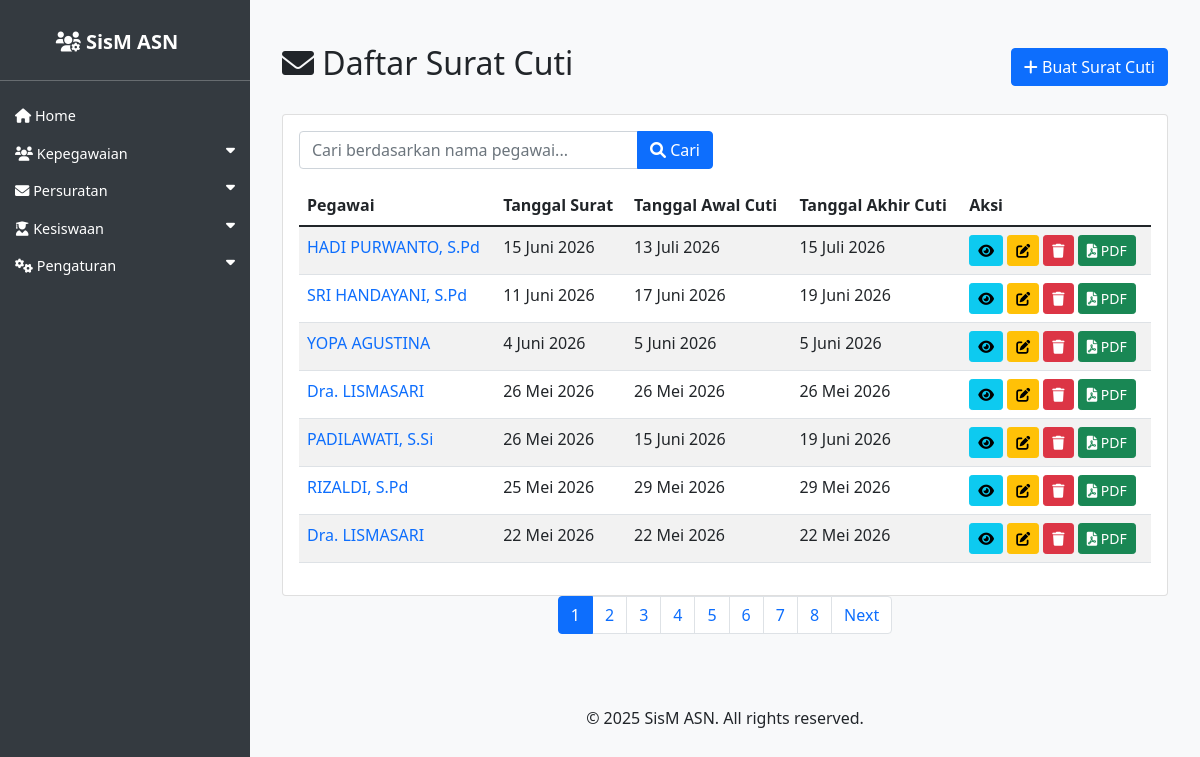
/asn/surat_cuti/, run on an earlier commit of the app's database.
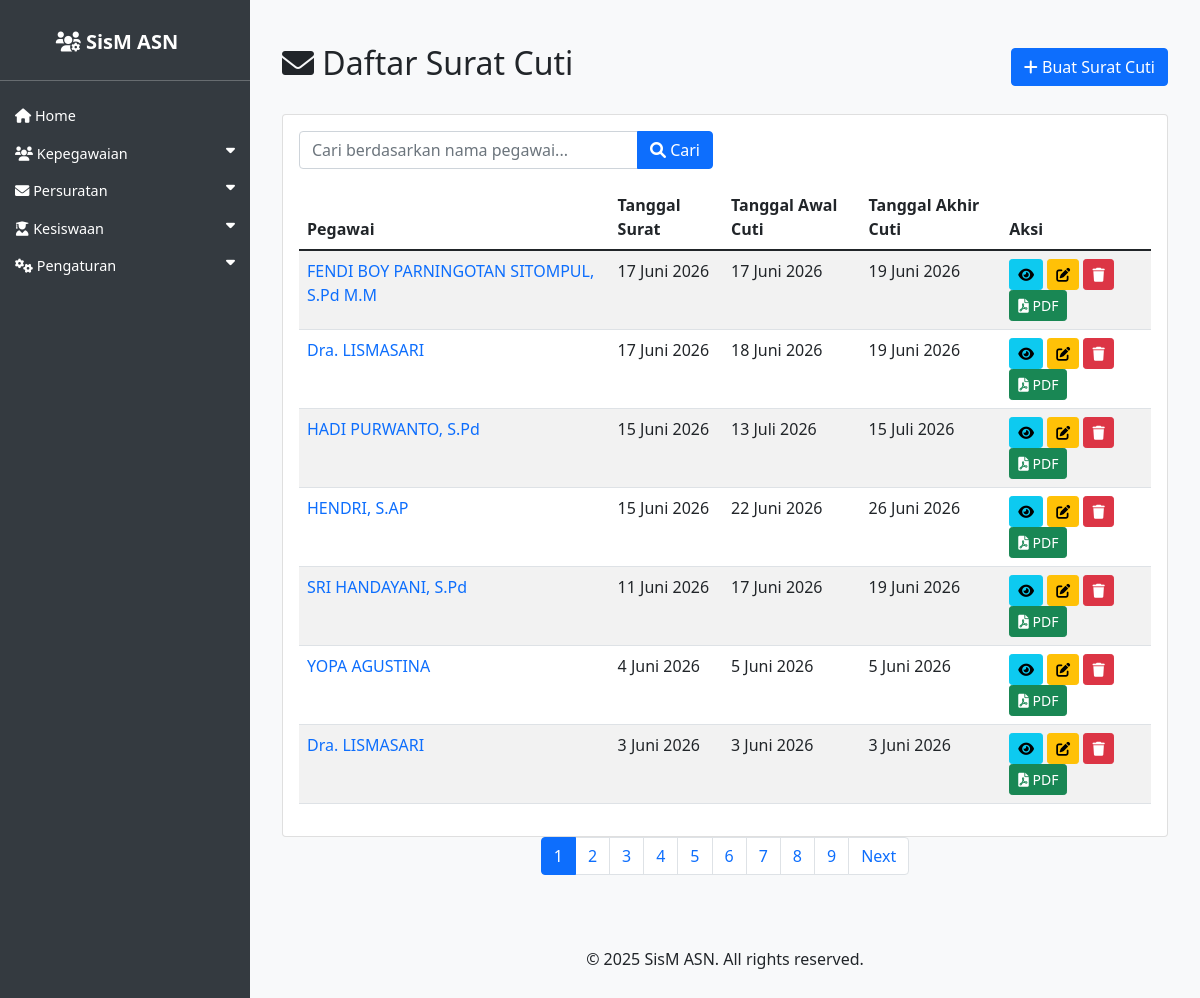
And on a later commit of the database.
### asn_app/models.py (models this page shows, shortened)
class SuratCuti(models.Model):
    JENIS_CUTI_CHOICES = [
        ('Cuti Tahunan', 'Cuti Tahunan'),
        ('Cuti Sakit', 'Cuti Sakit'),
        ('Cuti Alasan Penting', 'Cuti Alasan Penting'),
        ('Cuti Diluar Tanggungan Negara', 'Cuti Diluar Tanggungan Negara'),
        ('Cuti Melahirkan', 'Cuti Melahirkan'),
        ('Cuti Besar', 'Cuti Besar'),
    ]
    tempat_ditetapkan = models.CharField(max_length=100, verbose_name='Tempat Ditetapkan')
    tanggal_surat = models.DateField(verbose_name='Tanggal Surat')
    nomor_surat = models.CharField(max_length=100, blank=True, null=True, verbose_name='Nomor Surat')
    sifat_surat = models.CharField(max_length=100, blank=True, null=True, verbose_name='Sifat Surat')
    lampiran_surat = models.CharField(max_length=100, blank=True, null=True, verbose_name='Lampiran Surat')
    perihal_surat = models.CharField(max_length=255, blank=True, null=True, verbose_name='Perihal Surat')
    tujuan_surat = models.CharField(max_length=200, verbose_name='Tujuan Surat')
    jenis_cuti = models.CharField(max_length=50, choices=JENIS_CUTI_CHOICES, default='Cuti Tahunan', verbose_name='Jenis Cuti')
    pegawai = models.ForeignKey(ASN, on_delete=models.CASCADE, related_name='surat_cuti_pegawai', verbose_name='Pegawai')
    tanggal_awal = models.DateField(verbose_name='Tanggal Awal Cuti')
    tanggal_akhir = models.DateField(verbose_name='Tanggal Akhir Cuti')
    alasan_cuti = models.TextField(blank=True, null=True, verbose_name='Alasan Cuti')
    penandatangan = models.ForeignKey(ASN, on_delete=models.SET_NULL, null=True, blank=True, related_name='surat_cuti_penandatangan', verbose_name='Penandatangan')
    kop_surat = models.ForeignKey(KopSurat, on_delete=models.SET_NULL, null=True, blank=True, verbose_name='Kop Surat')
    created_at = models.DateTimeField(auto_now_add=True)
    updated_at = models.DateTimeField(auto_now=True)
    class Meta:
        verbose_name_plural = "Surat Cuti"
        ordering = ['-tanggal_surat']

class ASN(models.Model):
    JENIS_KELAMIN_CHOICES = [
        ('L', 'Laki-laki'),
        ('P', 'Perempuan'),
    ]
    AGAMA_CHOICES = [
        ('ISLAM', 'Islam'),
        ('KRISTEN', 'Kristen'),
        ('KATOLIK', 'Katolik'),
        ('HINDU', 'Hindu'),
        ('BUDDHA', 'Buddha'),
        ('KONGHUCU', 'Konghucu'),
    ]
    nip = models.CharField(max_length=18, unique=True, null=True, blank=True)
    nama = models.CharField(max_length=100)
    tempat_lahir = models.CharField(max_length=50)
    tanggal_lahir = models.DateField()
    jenis_kelamin = models.CharField(max_length=1, choices=JENIS_KELAMIN_CHOICES)
    agama = models.CharField(max_length=10, choices=AGAMA_CHOICES)
    alamat = models.TextField()
    email = models.EmailField()
    telepon = models.CharField(max_length=15)
    jabatan = models.CharField(max_length=100)
    pangkat = models.CharField(max_length=50, null=True, blank=True)
    golongan = models.CharField(max_length=5, null=True, blank=True)
    nama_istri_suami = models.CharField(max_length=100, blank=True, null=True, verbose_name='Nama Istri/Suami')
    unit_kerja = models.CharField(max_length=100)
    foto = models.ImageField(upload_to='asn_fotos/', blank=True, null=True)
    created_at = models.DateTimeField(auto_now_add=True)
    updated_at = models.DateTimeField(auto_now=True)

### asn_app/views.py (the view)
# urls.py: path('surat_cuti/', views.SuratCutiListView.as_view(), name='surat_cuti_list'),
class SuratCutiListView(ListView):
    model = SuratCuti
    template_name = 'asn_app/surat_cuti_list.html'
    context_object_name = 'surat_cuti_list'
    paginate_by = 7
    def get_queryset(self):
        queryset = super().get_queryset()
        search_query = self.request.GET.get('nama', '')
        if search_query:
            queryset = queryset.filter(pegawai__nama__icontains=search_query)
        return queryset

### asn_app/templates/asn_app/surat_cuti_list.html (shortened to what the changed rows need)
{% extends 'asn_app/base.html' %}
{% load indonesian_date_tags %}
{% block content %}
<div class="container mt-4">
    <div class="d-flex justify-content-between align-items-center mb-4">
        <h2><i class="fas fa-envelope"></i> Daftar Surat Cuti</h2>
    </div>
    <div class="card">
        <div class="card-body">
            <div class="table-responsive">
                <table class="table table-striped">
                    <thead>
                        <tr>
                            <th>Pegawai</th>
                            <th>Tanggal Surat</th>
                            <th>Tanggal Awal Cuti</th>
                            <th>Tanggal Akhir Cuti</th>
                            <th>Aksi</th>
                        </tr>
                    </thead>
                    <tbody>
                        {% for surat_cuti in surat_cuti_list %}
                        <tr>
                            <td>
                                <a href="{% url 'laporan_cuti_pdf' surat_cuti.pegawai.pk %}" target="_blank" class="text-decoration-none">
                                    {{ surat_cuti.pegawai.nama }}
                                </a>
                            </td>
                            <td>{{ surat_cuti.tanggal_surat|indonesian_date:"%d %B %Y" }}</td>
                            <td>{{ surat_cuti.tanggal_awal|indonesian_date:"%d %B %Y" }}</td>
                            <td>{{ surat_cuti.tanggal_akhir|indonesian_date:"%d %B %Y" }}</td>
                            <td>
                                <a href="{% url 'surat_cuti_detail' surat_cuti.pk %}" class="btn btn-sm btn-info">
                                    <i class="fas fa-eye"></i>
                                </a>
                                <a href="{% url 'surat_cuti_update' surat_cuti.pk %}" class="btn btn-sm btn-warning">
                                    <i class="fas fa-edit"></i>
                                </a>
                                <a href="{% url 'surat_cuti_delete' surat_cuti.pk %}" class="btn btn-sm btn-danger">
                                    <i class="fas fa-trash"></i>
                                </a>
                                <a href="{% url 'surat_cuti_export_pdf' surat_cuti.pk %}" class="btn btn-sm btn-success" target="_blank">
                                    <i class="fas fa-file-pdf"></i> PDF
                                </a>
                            </td>
                        </tr>
                        {% endfor %}
                    </tbody>
                </table>
            </div>
        </div>
    </div>
    {% if is_paginated %}
    <nav aria-label="Page navigation">
        <ul class="pagination justify-content-center">
            {% for num in page_obj.paginator.page_range %}
                <li class="page-item {% if page_obj.number == num %}active{% endif %}">
                    <a class="page-link" href="?page={{ num }}{% if request.GET.nama %}&nama={{ request.GET.nama }}{% endif %}">{{ num }}</a>
                </li>
            {% endfor %}
        </ul>
    </nav>
    {% endif %}
</div>
{% endblock %}

What changed in the data, as far as the page shows it:
no longer on this page (row unchanged): SuratCuti: pegawai.nama "Dra. LISMASARI", tanggal_surat|indonesian_date "26 Mei 2026", tanggal_awal|indonesian_date "26 Mei 2026", tanggal_akhir|indonesian_date "26 Mei 2026"
no longer on this page (row unchanged): SuratCuti: pegawai.nama "PADILAWATI, S.Si", tanggal_surat|indonesian_date "26 Mei 2026", tanggal_awal|indonesian_date "15 Juni 2026", tanggal_akhir|indonesian_date "19 Juni 2026"
no longer on this page (row unchanged): SuratCuti: pegawai.nama "RIZALDI, S.Pd", tanggal_surat|indonesian_date "25 Mei 2026", tanggal_awal|indonesian_date "29 Mei 2026", tanggal_akhir|indonesian_date "29 Mei 2026"
no longer on this page (row unchanged): SuratCuti: pegawai.nama "Dra. LISMASARI", tanggal_surat|indonesian_date "22 Mei 2026", tanggal_awal|indonesian_date "22 Mei 2026", tanggal_akhir|indonesian_date "22 Mei 2026"
added SuratCuti: pegawai.nama "FENDI BOY PARNINGOTAN SITOMPUL, S.Pd M.M", tanggal_surat|indonesian_date "17 Juni 2026", tanggal_awal|indonesian_date "17 Juni 2026", tanggal_akhir|indonesian_date "19 Juni 2026"
added SuratCuti: pegawai.nama "Dra. LISMASARI", tanggal_surat|indonesian_date "17 Juni 2026", tanggal_awal|indonesian_date "18 Juni 2026", tanggal_akhir|indonesian_date "19 Juni 2026"
added SuratCuti: pegawai.nama "HENDRI, S.AP", tanggal_surat|indonesian_date "15 Juni 2026", tanggal_awal|indonesian_date "22 Juni 2026", tanggal_akhir|indonesian_date "26 Juni 2026"
added SuratCuti: pegawai.nama "Dra. LISMASARI", tanggal_surat|indonesian_date "3 Juni 2026", tanggal_awal|indonesian_date "3 Juni 2026", tanggal_akhir|indonesian_date "3 Juni 2026"
Also different on the page:
new list line: "9"
